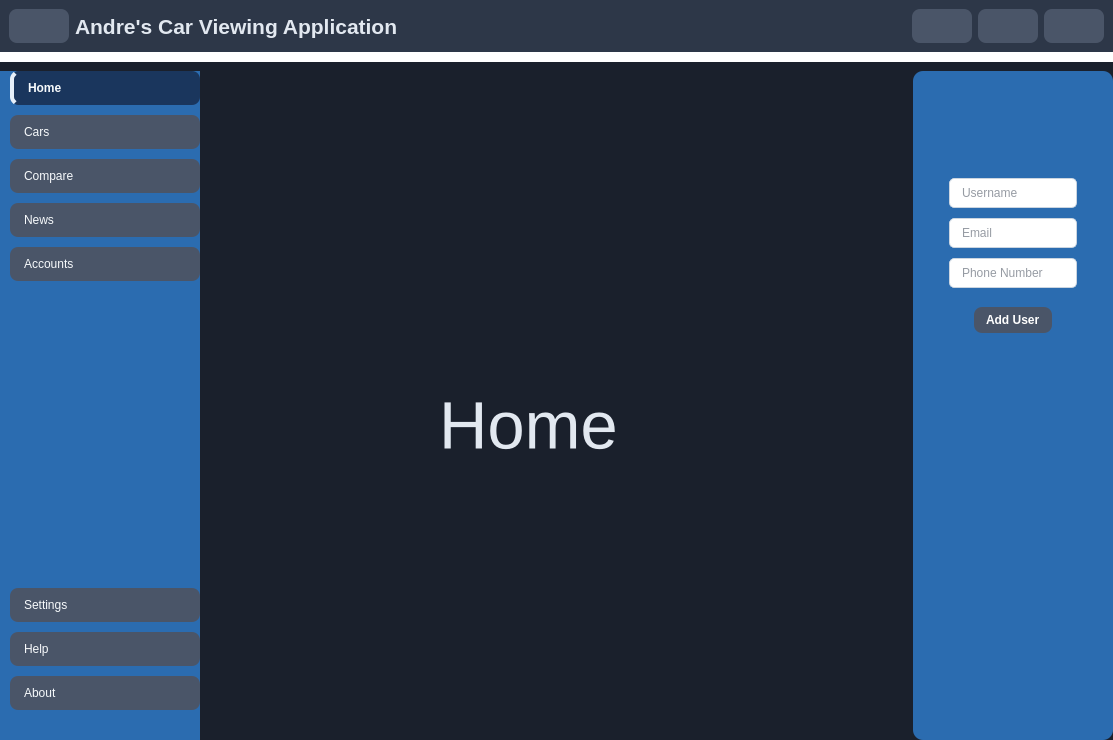
<?xml version="1.0" encoding="UTF-8"?>
<ui version="4.0">
 <class>MainWindow</class>
 <widget class="QMainWindow" name="MainWindow">
  <property name="geometry">
   <rect>
    <x>0</x>
    <y>0</y>
    <width>1113</width>
    <height>740</height>
   </rect>
  </property>
  <property name="font">
   <font>
    <family>Segoe UI</family>
    <bold>true</bold>
   </font>
  </property>
  <property name="cursor">
   <cursorShape>ArrowCursor</cursorShape>
  </property>
  <property name="windowTitle">
   <string>MainWindow</string>
  </property>
  <property name="styleSheet">
   <string notr="true">* {
    border: none;
    background: transparent;
    padding: 0;
    margin: 0;
    font-family: &quot;Segoe UI&quot;, sans-serif;
    color: #E2E8F0;
}

#leftMenu {
    background-color: #2B6CB0;
}

QPushButton {
    color: #F7FAFC;
    padding: 10px 14px;
    border-radius: 8px;
    text-align: left;
	background-color: #4A5568;
}

QPushButton:hover {
    background-color: #3B82C4;
}

/* Active button style */
#homeBtn {
    background-color: #1A365D;
    border-left: 4px solid #E6F0FA;
    font-weight: bold;
}

/* Main Content Background */
#mainBody {
    background-color: #1A202C; 
}

/* Header */
#header {
    background-color: #2D3748;
    padding: 10px;
}

/* Add User Panel */
#rightMenu {
    background-color: #2B6CB0;
    border-radius: 10px;
    padding: 10px;
}

/* Inputs */
QLineEdit {
    background-color: #FFFFFF;
    padding: 6px 10px;
    border-radius: 5px;
    border: 1px solid #CBD5E0;
    color: #2D3748;
}

/* Add User Button */
#addUserBtn {
    background-color: #4A5568;
    color: white;
    border-radius: 8px;
    padding: 6px 12px;
}

#addUserBtn:hover {
    background-color: #1A365D;
}
</string>
  </property>
  <widget class="QWidget" name="centralwidget">
   <layout class="QVBoxLayout" name="verticalLayout">
    <property name="spacing">
     <number>10</number>
    </property>
    <property name="leftMargin">
     <number>0</number>
    </property>
    <property name="topMargin">
     <number>0</number>
    </property>
    <property name="rightMargin">
     <number>0</number>
    </property>
    <property name="bottomMargin">
     <number>0</number>
    </property>
    <item>
     <widget class="QWidget" name="header" native="true">
      <layout class="QHBoxLayout" name="horizontalLayout">
       <property name="spacing">
        <number>0</number>
       </property>
       <property name="leftMargin">
        <number>0</number>
       </property>
       <property name="topMargin">
        <number>0</number>
       </property>
       <property name="rightMargin">
        <number>0</number>
       </property>
       <property name="bottomMargin">
        <number>0</number>
       </property>
       <item alignment="Qt::AlignmentFlag::AlignLeft">
        <widget class="QFrame" name="frame_2">
         <property name="frameShape">
          <enum>QFrame::Shape::StyledPanel</enum>
         </property>
         <property name="frameShadow">
          <enum>QFrame::Shadow::Raised</enum>
         </property>
         <layout class="QHBoxLayout" name="horizontalLayout_4">
          <item alignment="Qt::AlignmentFlag::AlignLeft">
           <widget class="QPushButton" name="menuBtn">
            <property name="cursor">
             <cursorShape>PointingHandCursor</cursorShape>
            </property>
            <property name="text">
             <string/>
            </property>
            <property name="icon">
             <iconset resource="../Qss/icons/_icons.qrc">
              <normaloff>:/feather/icons/feather/align-justify.png</normaloff>:/feather/icons/feather/align-justify.png</iconset>
            </property>
            <property name="iconSize">
             <size>
              <width>24</width>
              <height>24</height>
             </size>
            </property>
           </widget>
          </item>
          <item>
           <widget class="QLabel" name="label">
            <property name="font">
             <font>
              <family>Segoe UI</family>
              <pointsize>16</pointsize>
              <bold>true</bold>
             </font>
            </property>
            <property name="text">
             <string>Andre's Car Viewing Application</string>
            </property>
           </widget>
          </item>
         </layout>
        </widget>
       </item>
       <item alignment="Qt::AlignmentFlag::AlignRight">
        <widget class="QFrame" name="frame">
         <property name="frameShape">
          <enum>QFrame::Shape::StyledPanel</enum>
         </property>
         <property name="frameShadow">
          <enum>QFrame::Shadow::Raised</enum>
         </property>
         <layout class="QHBoxLayout" name="horizontalLayout_3">
          <item>
           <widget class="QPushButton" name="pushButton_4">
            <property name="cursor">
             <cursorShape>PointingHandCursor</cursorShape>
            </property>
            <property name="text">
             <string/>
            </property>
            <property name="icon">
             <iconset resource="../Qss/icons/_icons.qrc">
              <normaloff>:/feather/icons/feather/search.png</normaloff>:/feather/icons/feather/search.png</iconset>
            </property>
            <property name="iconSize">
             <size>
              <width>32</width>
              <height>32</height>
             </size>
            </property>
           </widget>
          </item>
          <item>
           <widget class="QPushButton" name="pushButton_3">
            <property name="cursor">
             <cursorShape>PointingHandCursor</cursorShape>
            </property>
            <property name="text">
             <string/>
            </property>
            <property name="icon">
             <iconset resource="../Qss/icons/_icons.qrc">
              <normaloff>:/feather/icons/feather/bell.png</normaloff>:/feather/icons/feather/bell.png</iconset>
            </property>
            <property name="iconSize">
             <size>
              <width>32</width>
              <height>32</height>
             </size>
            </property>
           </widget>
          </item>
          <item>
           <widget class="QPushButton" name="pushButton_2">
            <property name="cursor">
             <cursorShape>PointingHandCursor</cursorShape>
            </property>
            <property name="text">
             <string/>
            </property>
            <property name="icon">
             <iconset resource="../Qss/icons/_icons.qrc">
              <normaloff>:/feather/icons/feather/user.png</normaloff>:/feather/icons/feather/user.png</iconset>
            </property>
            <property name="iconSize">
             <size>
              <width>38</width>
              <height>38</height>
             </size>
            </property>
           </widget>
          </item>
         </layout>
        </widget>
       </item>
      </layout>
     </widget>
    </item>
    <item>
     <widget class="QWidget" name="mainBody" native="true">
      <property name="sizePolicy">
       <sizepolicy hsizetype="Preferred" vsizetype="Expanding">
        <horstretch>0</horstretch>
        <verstretch>0</verstretch>
       </sizepolicy>
      </property>
      <property name="minimumSize">
       <size>
        <width>1113</width>
        <height>620</height>
       </size>
      </property>
      <layout class="QHBoxLayout" name="horizontalLayout_2">
       <property name="spacing">
        <number>0</number>
       </property>
       <property name="leftMargin">
        <number>0</number>
       </property>
       <property name="topMargin">
        <number>9</number>
       </property>
       <property name="rightMargin">
        <number>0</number>
       </property>
       <property name="bottomMargin">
        <number>0</number>
       </property>
       <item>
        <widget class="QCustomSlideMenu" name="leftMenu" native="true">
         <property name="minimumSize">
          <size>
           <width>200</width>
           <height>0</height>
          </size>
         </property>
         <property name="maximumSize">
          <size>
           <width>0</width>
           <height>16777215</height>
          </size>
         </property>
         <layout class="QVBoxLayout" name="verticalLayout_3">
          <property name="spacing">
           <number>0</number>
          </property>
          <property name="leftMargin">
           <number>0</number>
          </property>
          <property name="topMargin">
           <number>0</number>
          </property>
          <property name="rightMargin">
           <number>0</number>
          </property>
          <property name="bottomMargin">
           <number>30</number>
          </property>
          <item>
           <widget class="QWidget" name="widget" native="true">
            <property name="minimumSize">
             <size>
              <width>200</width>
              <height>591</height>
             </size>
            </property>
            <layout class="QVBoxLayout" name="verticalLayout_4">
             <property name="spacing">
              <number>0</number>
             </property>
             <property name="leftMargin">
              <number>10</number>
             </property>
             <property name="topMargin">
              <number>0</number>
             </property>
             <property name="rightMargin">
              <number>0</number>
             </property>
             <property name="bottomMargin">
              <number>0</number>
             </property>
             <item>
              <widget class="QFrame" name="frame_3">
               <property name="frameShape">
                <enum>QFrame::Shape::StyledPanel</enum>
               </property>
               <property name="frameShadow">
                <enum>QFrame::Shadow::Raised</enum>
               </property>
               <layout class="QVBoxLayout" name="verticalLayout_5">
                <property name="spacing">
                 <number>10</number>
                </property>
                <property name="leftMargin">
                 <number>0</number>
                </property>
                <property name="topMargin">
                 <number>0</number>
                </property>
                <property name="rightMargin">
                 <number>0</number>
                </property>
                <property name="bottomMargin">
                 <number>0</number>
                </property>
                <item>
                 <widget class="QPushButton" name="homeBtn">
                  <property name="cursor">
                   <cursorShape>PointingHandCursor</cursorShape>
                  </property>
                  <property name="text">
                   <string>Home</string>
                  </property>
                  <property name="icon">
                   <iconset resource="../Qss/icons/_icons.qrc">
                    <normaloff>:/feather/icons/feather/home.png</normaloff>:/feather/icons/feather/home.png</iconset>
                  </property>
                 </widget>
                </item>
                <item>
                 <widget class="QPushButton" name="carsBtn">
                  <property name="cursor">
                   <cursorShape>PointingHandCursor</cursorShape>
                  </property>
                  <property name="text">
                   <string>Cars</string>
                  </property>
                  <property name="icon">
                   <iconset resource="../Qss/icons/_icons.qrc">
                    <normaloff>:/font_awesome_solid/icons/font_awesome/solid/car.png</normaloff>:/font_awesome_solid/icons/font_awesome/solid/car.png</iconset>
                  </property>
                 </widget>
                </item>
                <item>
                 <widget class="QPushButton" name="compareBtn">
                  <property name="cursor">
                   <cursorShape>PointingHandCursor</cursorShape>
                  </property>
                  <property name="text">
                   <string>Compare</string>
                  </property>
                  <property name="icon">
                   <iconset resource="../Qss/icons/_icons.qrc">
                    <normaloff>:/font_awesome_solid/icons/font_awesome/solid/scale-unbalanced.png</normaloff>:/font_awesome_solid/icons/font_awesome/solid/scale-unbalanced.png</iconset>
                  </property>
                 </widget>
                </item>
                <item>
                 <widget class="QPushButton" name="newsBtn">
                  <property name="cursor">
                   <cursorShape>PointingHandCursor</cursorShape>
                  </property>
                  <property name="text">
                   <string>News</string>
                  </property>
                  <property name="icon">
                   <iconset resource="../Qss/icons/_icons.qrc">
                    <normaloff>:/font_awesome_regular/icons/font_awesome/regular/newspaper.png</normaloff>:/font_awesome_regular/icons/font_awesome/regular/newspaper.png</iconset>
                  </property>
                 </widget>
                </item>
                <item>
                 <widget class="QPushButton" name="accountBtn">
                  <property name="cursor">
                   <cursorShape>PointingHandCursor</cursorShape>
                  </property>
                  <property name="text">
                   <string>Accounts</string>
                  </property>
                  <property name="icon">
                   <iconset resource="../Qss/icons/_icons.qrc">
                    <normaloff>:/feather/icons/feather/user.png</normaloff>:/feather/icons/feather/user.png</iconset>
                  </property>
                 </widget>
                </item>
               </layout>
              </widget>
             </item>
             <item>
              <spacer name="verticalSpacer">
               <property name="orientation">
                <enum>Qt::Orientation::Vertical</enum>
               </property>
               <property name="sizeHint" stdset="0">
                <size>
                 <width>20</width>
                 <height>40</height>
                </size>
               </property>
              </spacer>
             </item>
             <item>
              <widget class="QFrame" name="frame_4">
               <property name="frameShape">
                <enum>QFrame::Shape::StyledPanel</enum>
               </property>
               <property name="frameShadow">
                <enum>QFrame::Shadow::Raised</enum>
               </property>
               <layout class="QVBoxLayout" name="verticalLayout_6">
                <property name="spacing">
                 <number>10</number>
                </property>
                <property name="leftMargin">
                 <number>0</number>
                </property>
                <property name="topMargin">
                 <number>0</number>
                </property>
                <property name="rightMargin">
                 <number>0</number>
                </property>
                <property name="bottomMargin">
                 <number>0</number>
                </property>
                <item>
                 <widget class="QPushButton" name="settingsBtn">
                  <property name="cursor">
                   <cursorShape>PointingHandCursor</cursorShape>
                  </property>
                  <property name="text">
                   <string>Settings</string>
                  </property>
                  <property name="icon">
                   <iconset resource="../Qss/icons/_icons.qrc">
                    <normaloff>:/feather/icons/feather/settings.png</normaloff>:/feather/icons/feather/settings.png</iconset>
                  </property>
                 </widget>
                </item>
                <item>
                 <widget class="QPushButton" name="helpBtn">
                  <property name="cursor">
                   <cursorShape>PointingHandCursor</cursorShape>
                  </property>
                  <property name="text">
                   <string>Help</string>
                  </property>
                  <property name="icon">
                   <iconset resource="../Qss/icons/_icons.qrc">
                    <normaloff>:/feather/icons/feather/help-circle.png</normaloff>:/feather/icons/feather/help-circle.png</iconset>
                  </property>
                 </widget>
                </item>
                <item>
                 <widget class="QPushButton" name="aboutBtn">
                  <property name="cursor">
                   <cursorShape>PointingHandCursor</cursorShape>
                  </property>
                  <property name="text">
                   <string>About</string>
                  </property>
                  <property name="icon">
                   <iconset resource="../Qss/icons/_icons.qrc">
                    <normaloff>:/feather/icons/feather/info.png</normaloff>:/feather/icons/feather/info.png</iconset>
                  </property>
                 </widget>
                </item>
               </layout>
              </widget>
             </item>
            </layout>
           </widget>
          </item>
         </layout>
        </widget>
       </item>
       <item>
        <widget class="QWidget" name="mainBodyContent" native="true">
         <layout class="QVBoxLayout" name="verticalLayout_2">
          <item>
           <widget class="QCustomStackedWidget" name="mainPages">
            <widget class="QWidget" name="homePage">
             <widget class="QLabel" name="label_8">
              <property name="geometry">
               <rect>
                <x>230</x>
                <y>270</y>
                <width>291</width>
                <height>151</height>
               </rect>
              </property>
              <property name="font">
               <font>
                <family>Segoe UI</family>
                <pointsize>50</pointsize>
               </font>
              </property>
              <property name="text">
               <string>Home</string>
              </property>
             </widget>
            </widget>
            <widget class="QWidget" name="carsPage">
             <widget class="QLabel" name="label_5">
              <property name="geometry">
               <rect>
                <x>360</x>
                <y>370</y>
                <width>291</width>
                <height>151</height>
               </rect>
              </property>
              <property name="font">
               <font>
                <family>Segoe UI</family>
                <pointsize>50</pointsize>
               </font>
              </property>
              <property name="text">
               <string>Cars</string>
              </property>
             </widget>
            </widget>
            <widget class="QWidget" name="comparePage">
             <widget class="QLabel" name="label_6">
              <property name="geometry">
               <rect>
                <x>290</x>
                <y>270</y>
                <width>291</width>
                <height>151</height>
               </rect>
              </property>
              <property name="font">
               <font>
                <family>Segoe UI</family>
                <pointsize>50</pointsize>
               </font>
              </property>
              <property name="text">
               <string>Compare</string>
              </property>
             </widget>
            </widget>
            <widget class="QWidget" name="newsPage">
             <widget class="QLabel" name="label_9">
              <property name="geometry">
               <rect>
                <x>380</x>
                <y>250</y>
                <width>291</width>
                <height>151</height>
               </rect>
              </property>
              <property name="font">
               <font>
                <family>Segoe UI</family>
                <pointsize>50</pointsize>
               </font>
              </property>
              <property name="text">
               <string>News</string>
              </property>
             </widget>
            </widget>
            <widget class="QWidget" name="accountPage">
             <layout class="QVBoxLayout" name="verticalLayout_10">
              <item>
               <widget class="QWidget" name="widget_3" native="true">
                <layout class="QVBoxLayout" name="verticalLayout_11">
                 <item>
                  <widget class="QFrame" name="frame_6">
                   <property name="frameShape">
                    <enum>QFrame::Shape::StyledPanel</enum>
                   </property>
                   <property name="frameShadow">
                    <enum>QFrame::Shadow::Raised</enum>
                   </property>
                   <layout class="QHBoxLayout" name="horizontalLayout_5">
                    <item alignment="Qt::AlignmentFlag::AlignLeft">
                     <widget class="QLabel" name="label_4">
                      <property name="font">
                       <font>
                        <family>Segoe UI</family>
                        <pointsize>25</pointsize>
                       </font>
                      </property>
                      <property name="text">
                       <string>Accounts</string>
                      </property>
                     </widget>
                    </item>
                    <item alignment="Qt::AlignmentFlag::AlignRight">
                     <widget class="QPushButton" name="showUserFormBtn">
                      <property name="font">
                       <font>
                        <family>Segoe UI</family>
                        <bold>true</bold>
                       </font>
                      </property>
                      <property name="cursor">
                       <cursorShape>PointingHandCursor</cursorShape>
                      </property>
                      <property name="text">
                       <string>Add User</string>
                      </property>
                      <property name="icon">
                       <iconset resource="../Qss/icons/_icons.qrc">
                        <normaloff>:/material_design/icons/material_design/add_circle.png</normaloff>:/material_design/icons/material_design/add_circle.png</iconset>
                      </property>
                      <property name="iconSize">
                       <size>
                        <width>24</width>
                        <height>24</height>
                       </size>
                      </property>
                     </widget>
                    </item>
                   </layout>
                  </widget>
                 </item>
                 <item>
                  <widget class="QTableWidget" name="tableWidget">
                   <property name="sizePolicy">
                    <sizepolicy hsizetype="MinimumExpanding" vsizetype="MinimumExpanding">
                     <horstretch>0</horstretch>
                     <verstretch>0</verstretch>
                    </sizepolicy>
                   </property>
                   <property name="minimumSize">
                    <size>
                     <width>500</width>
                     <height>700</height>
                    </size>
                   </property>
                   <attribute name="horizontalHeaderMinimumSectionSize">
                    <number>50</number>
                   </attribute>
                   <attribute name="horizontalHeaderDefaultSectionSize">
                    <number>160</number>
                   </attribute>
                   <attribute name="horizontalHeaderShowSortIndicator" stdset="0">
                    <bool>false</bool>
                   </attribute>
                   <attribute name="horizontalHeaderStretchLastSection">
                    <bool>false</bool>
                   </attribute>
                   <attribute name="verticalHeaderShowSortIndicator" stdset="0">
                    <bool>false</bool>
                   </attribute>
                   <attribute name="verticalHeaderStretchLastSection">
                    <bool>false</bool>
                   </attribute>
                   <column>
                    <property name="text">
                     <string>ID</string>
                    </property>
                   </column>
                   <column>
                    <property name="text">
                     <string>Email</string>
                    </property>
                   </column>
                   <column>
                    <property name="text">
                     <string>Username</string>
                    </property>
                   </column>
                   <column>
                    <property name="text">
                     <string>Phone Number</string>
                    </property>
                   </column>
                  </widget>
                 </item>
                </layout>
               </widget>
              </item>
             </layout>
            </widget>
            <widget class="QWidget" name="settingsPage">
             <widget class="QLabel" name="label_10">
              <property name="geometry">
               <rect>
                <x>290</x>
                <y>290</y>
                <width>291</width>
                <height>151</height>
               </rect>
              </property>
              <property name="font">
               <font>
                <family>Segoe UI</family>
                <pointsize>50</pointsize>
               </font>
              </property>
              <property name="text">
               <string>Settings</string>
              </property>
             </widget>
            </widget>
            <widget class="QWidget" name="helpPage">
             <widget class="QLabel" name="label_7">
              <property name="geometry">
               <rect>
                <x>340</x>
                <y>270</y>
                <width>291</width>
                <height>151</height>
               </rect>
              </property>
              <property name="font">
               <font>
                <family>Segoe UI</family>
                <pointsize>50</pointsize>
               </font>
              </property>
              <property name="text">
               <string>Help</string>
              </property>
             </widget>
            </widget>
            <widget class="QWidget" name="aboutPage">
             <widget class="QLabel" name="label_3">
              <property name="geometry">
               <rect>
                <x>328</x>
                <y>256</y>
                <width>291</width>
                <height>151</height>
               </rect>
              </property>
              <property name="font">
               <font>
                <family>Segoe UI</family>
                <pointsize>50</pointsize>
               </font>
              </property>
              <property name="text">
               <string>About</string>
              </property>
             </widget>
            </widget>
           </widget>
          </item>
         </layout>
        </widget>
       </item>
       <item>
        <widget class="QCustomSlideMenu" name="rightMenu" native="true">
         <property name="minimumSize">
          <size>
           <width>200</width>
           <height>0</height>
          </size>
         </property>
         <layout class="QVBoxLayout" name="verticalLayout_7">
          <item alignment="Qt::AlignmentFlag::AlignHCenter|Qt::AlignmentFlag::AlignTop">
           <widget class="QWidget" name="widget_2" native="true">
            <property name="minimumSize">
             <size>
              <width>164</width>
              <height>262</height>
             </size>
            </property>
            <layout class="QVBoxLayout" name="verticalLayout_8">
             <item alignment="Qt::AlignmentFlag::AlignHCenter">
              <widget class="QLabel" name="label_2">
               <property name="minimumSize">
                <size>
                 <width>70</width>
                 <height>70</height>
                </size>
               </property>
               <property name="maximumSize">
                <size>
                 <width>70</width>
                 <height>70</height>
                </size>
               </property>
               <property name="text">
                <string/>
               </property>
               <property name="pixmap">
                <pixmap resource="../Qss/icons/_icons.qrc">:/feather/icons/feather/edit-2.png</pixmap>
               </property>
               <property name="scaledContents">
                <bool>true</bool>
               </property>
              </widget>
             </item>
             <item>
              <widget class="QFrame" name="frame_5">
               <property name="frameShape">
                <enum>QFrame::Shape::StyledPanel</enum>
               </property>
               <property name="frameShadow">
                <enum>QFrame::Shadow::Raised</enum>
               </property>
               <layout class="QVBoxLayout" name="verticalLayout_9">
                <item>
                 <widget class="QLineEdit" name="username">
                  <property name="placeholderText">
                   <string>Username</string>
                  </property>
                 </widget>
                </item>
                <item>
                 <widget class="QLineEdit" name="email">
                  <property name="placeholderText">
                   <string>Email</string>
                  </property>
                 </widget>
                </item>
                <item>
                 <widget class="QLineEdit" name="phoneNumber">
                  <property name="placeholderText">
                   <string>Phone Number</string>
                  </property>
                 </widget>
                </item>
               </layout>
              </widget>
             </item>
             <item alignment="Qt::AlignmentFlag::AlignHCenter">
              <widget class="QPushButton" name="addUserBtn">
               <property name="font">
                <font>
                 <family>Segoe UI</family>
                 <bold>true</bold>
                </font>
               </property>
               <property name="cursor">
                <cursorShape>PointingHandCursor</cursorShape>
               </property>
               <property name="text">
                <string>Add User</string>
               </property>
               <property name="icon">
                <iconset resource="../Qss/icons/_icons.qrc">
                 <normaloff>:/material_design/icons/material_design/add.png</normaloff>:/material_design/icons/material_design/add.png</iconset>
               </property>
               <property name="iconSize">
                <size>
                 <width>24</width>
                 <height>24</height>
                </size>
               </property>
              </widget>
             </item>
            </layout>
           </widget>
          </item>
         </layout>
        </widget>
       </item>
      </layout>
     </widget>
    </item>
   </layout>
  </widget>
 </widget>
 <customwidgets>
  <customwidget>
   <class>QCustomSlideMenu</class>
   <extends>QWidget</extends>
   <header location="global">Custom_Widgets.Widgets.h</header>
   <container>1</container>
  </customwidget>
  <customwidget>
   <class>QCustomStackedWidget</class>
   <extends>QStackedWidget</extends>
   <header location="global">Custom_Widgets.Widgets.h</header>
   <container>1</container>
  </customwidget>
 </customwidgets>
 <resources>
  <include location="../Qss/icons/_icons.qrc"/>
 </resources>
 <connections/>
</ui>
